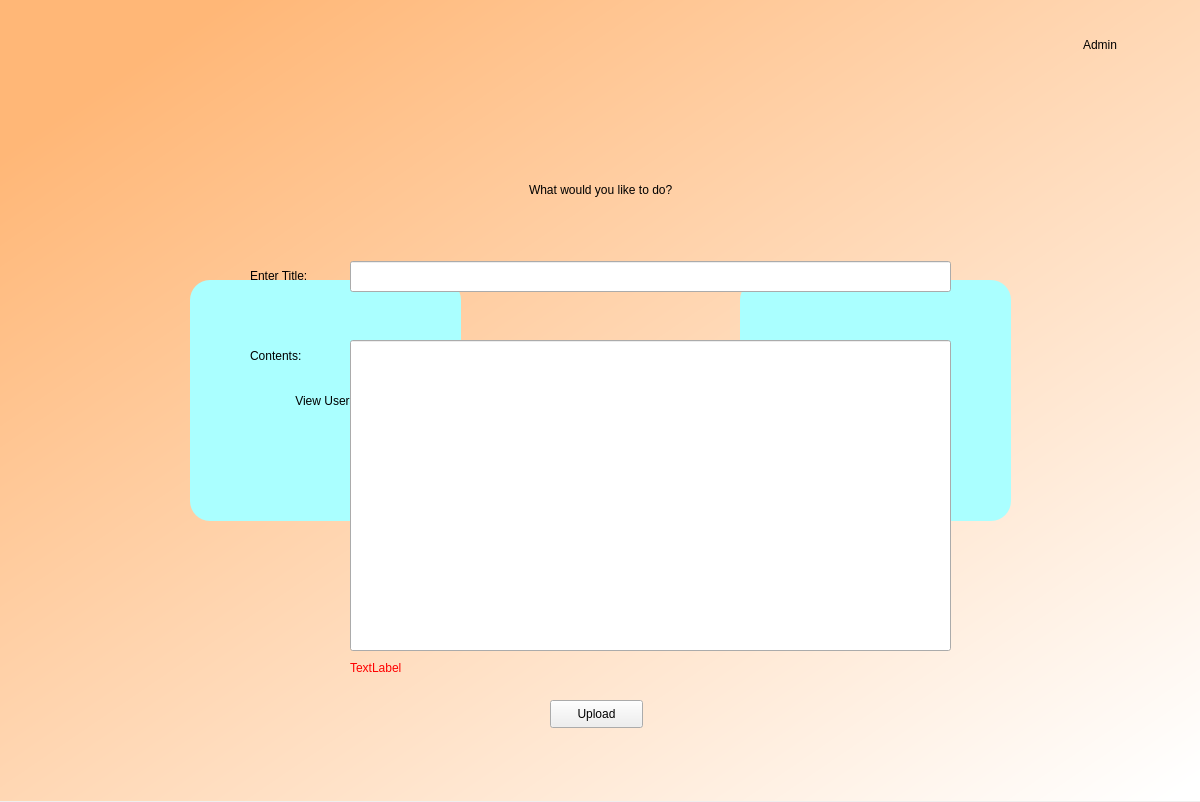
<?xml version="1.0" encoding="UTF-8"?>
<ui version="4.0">
 <class>Dialog</class>
 <widget class="QDialog" name="Dialog">
  <property name="geometry">
   <rect>
    <x>0</x>
    <y>0</y>
    <width>1200</width>
    <height>802</height>
   </rect>
  </property>
  <property name="windowTitle">
   <string>Dialog</string>
  </property>
  <widget class="QWidget" name="bgwidget" native="true">
   <property name="geometry">
    <rect>
     <x>0</x>
     <y>0</y>
     <width>1201</width>
     <height>801</height>
    </rect>
   </property>
   <property name="styleSheet">
    <string notr="true">QWidget#bgwidget{
background-color:qlineargradient(spread:pad, x1:0.091, y1:0.101636, x2:0.991379, y2:0.977, stop:0 rgb(255, 183, 119), stop:1 rgba(255, 255, 255, 255));}</string>
   </property>
   <widget class="QPushButton" name="userMngmnt">
    <property name="geometry">
     <rect>
      <x>190</x>
      <y>280</y>
      <width>271</width>
      <height>241</height>
     </rect>
    </property>
    <property name="styleSheet">
     <string notr="true">border-radius:20px;
background-color: rgb(170, 255, 255);
font: 14pt &quot;DengXian&quot;;</string>
    </property>
    <property name="text">
     <string>View Users</string>
    </property>
   </widget>
   <widget class="QLabel" name="errorMsg">
    <property name="geometry">
     <rect>
      <x>440</x>
      <y>450</y>
      <width>341</width>
      <height>16</height>
     </rect>
    </property>
    <property name="styleSheet">
     <string notr="true">font: 12pt &quot;DengXian&quot;; color :red;</string>
    </property>
    <property name="text">
     <string/>
    </property>
   </widget>
   <widget class="QPushButton" name="uploadStoryButton">
    <property name="geometry">
     <rect>
      <x>740</x>
      <y>280</y>
      <width>271</width>
      <height>241</height>
     </rect>
    </property>
    <property name="styleSheet">
     <string notr="true">border-radius:20px;
background-color: rgb(170, 255, 255);
font: 14pt &quot;DengXian&quot;;</string>
    </property>
    <property name="text">
     <string>Upload Story</string>
    </property>
   </widget>
   <widget class="QWidget" name="verticalLayoutWidget">
    <property name="geometry">
     <rect>
      <x>250</x>
      <y>150</y>
      <width>702</width>
      <height>80</height>
     </rect>
    </property>
    <layout class="QVBoxLayout" name="verticalLayout">
     <item alignment="Qt::AlignHCenter">
      <widget class="QLabel" name="label">
       <property name="styleSheet">
        <string notr="true">font: 36pt &quot;DengXian&quot;; color: rgb(0, 0, 0)</string>
       </property>
       <property name="text">
        <string>What would you like to do?</string>
       </property>
      </widget>
     </item>
    </layout>
   </widget>
   <widget class="QWidget" name="verticalLayoutWidget_2">
    <property name="geometry">
     <rect>
      <x>1020</x>
      <y>20</y>
      <width>160</width>
      <height>51</height>
     </rect>
    </property>
    <layout class="QVBoxLayout" name="verticalLayout_2">
     <item alignment="Qt::AlignHCenter|Qt::AlignVCenter">
      <widget class="QLabel" name="profile">
       <property name="styleSheet">
        <string notr="true">font: 18pt &quot;DengXian&quot;; color: rgb(0, 0, 0)</string>
       </property>
       <property name="text">
        <string>Admin</string>
       </property>
      </widget>
     </item>
    </layout>
   </widget>
   <widget class="QLabel" name="titleLabel">
    <property name="geometry">
     <rect>
      <x>250</x>
      <y>250</y>
      <width>101</width>
      <height>51</height>
     </rect>
    </property>
    <property name="styleSheet">
     <string notr="true">font: 12pt &quot;DengXian&quot;;</string>
    </property>
    <property name="text">
     <string>Enter Title:</string>
    </property>
   </widget>
   <widget class="QLabel" name="contentLabel">
    <property name="geometry">
     <rect>
      <x>250</x>
      <y>330</y>
      <width>101</width>
      <height>51</height>
     </rect>
    </property>
    <property name="styleSheet">
     <string notr="true">font: 12pt &quot;DengXian&quot;;</string>
    </property>
    <property name="text">
     <string>Contents:</string>
    </property>
   </widget>
   <widget class="QPushButton" name="uploadButton">
    <property name="geometry">
     <rect>
      <x>550</x>
      <y>700</y>
      <width>93</width>
      <height>28</height>
     </rect>
    </property>
    <property name="text">
     <string>Upload</string>
    </property>
   </widget>
   <widget class="QLabel" name="warn">
    <property name="geometry">
     <rect>
      <x>350</x>
      <y>660</y>
      <width>291</width>
      <height>16</height>
     </rect>
    </property>
    <property name="styleSheet">
     <string notr="true">font: 10pt &quot;DengXian&quot;;
color: rgb(255, 0, 0);</string>
    </property>
    <property name="text">
     <string>TextLabel</string>
    </property>
   </widget>
   <widget class="QLineEdit" name="titleField">
    <property name="geometry">
     <rect>
      <x>350</x>
      <y>261</y>
      <width>601</width>
      <height>31</height>
     </rect>
    </property>
    <property name="styleSheet">
     <string notr="true">font: 12pt &quot;DengXian&quot;;</string>
    </property>
   </widget>
   <widget class="QLineEdit" name="contentField">
    <property name="geometry">
     <rect>
      <x>350</x>
      <y>340</y>
      <width>601</width>
      <height>311</height>
     </rect>
    </property>
    <property name="styleSheet">
     <string notr="true">font: 12pt &quot;DengXian&quot;;</string>
    </property>
   </widget>
  </widget>
 </widget>
 <resources/>
 <connections/>
</ui>
